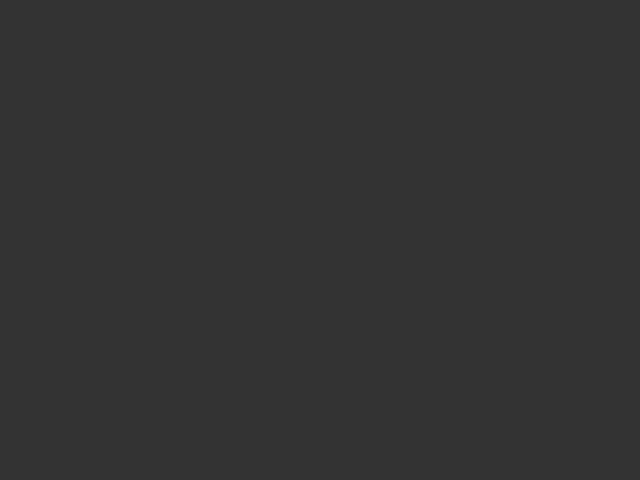
Frame 1 (no input)
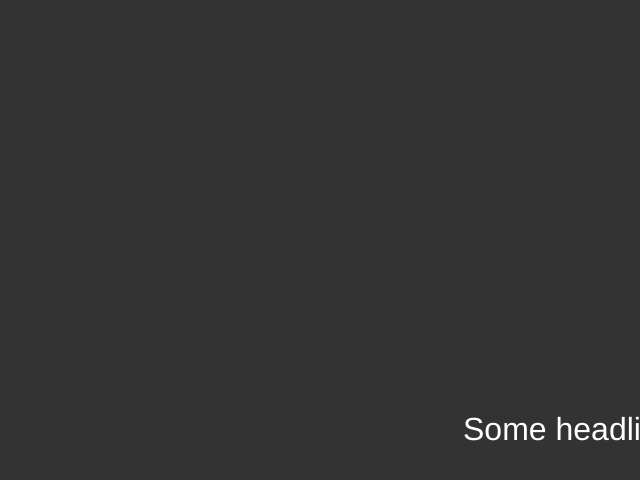
Frame 60 (no input)
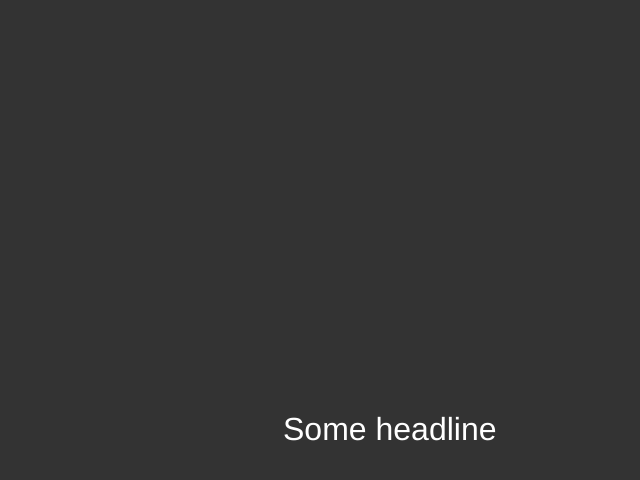
Frame 120 (the mouse pressed at the canvas centre since frame 60)

The p5.js sketch that drew these frames (run headless with seeded random() and noise() and a simulated clock; from frame 60 on, the mouse is pressed at the canvas centre):

// p5.js sketch
// ── sketch.js
// Learning Processing
// Daniel Shiffman
// http://www.learningprocessing.com

// Example 17-5: Rotating text 
var headlines = [
  "Some headline", 
  "Another headline",
];
var index = 0;

var x;

function setup() {
  createCanvas(640, 480);
  x = width;
} 

function draw() {
  background(51);
  // You can use any available web font

  textAlign(LEFT);
  textSize(32);

  // A specific String from the array is displayed according to the value of the "index" variable.
  fill(255);
  noStroke();
  text(headlines[index], x, height - 40); 

  // Decrement x
  x = x - 3;

  // If x is less than the negative width, then it is off the screen
  // textWidth() is used to calculate the width of the current String.
  var w = textWidth(headlines[index]); 
  if (x < -w) {
    x = width;
    // index is incremented when the current String has left the screen in order to display a new String.
    index = (index + 1) % headlines.length;
  }
}
